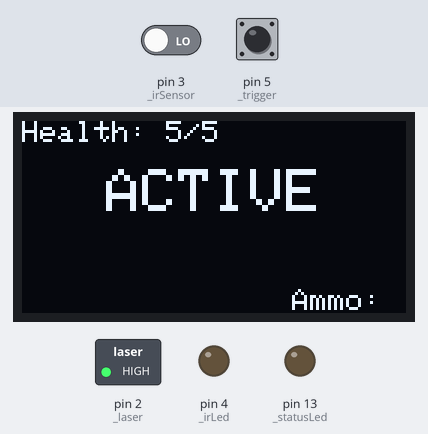
The sketch below on a simulated Arduino Uno, built with avr-gcc and run on an emulated ATmega328P. Parts: 128×64 one-colour display, switched loads named in the sketch (green lamp = pin HIGH), output pins drawn as LEDs (lit = HIGH). Dashed ring = blinking. Inputs (shaded band) come from the test bench; at power-on: pin 3 (_irSensor) LOW, pin 5 (_trigger) HIGH. What the sketch prints to the serial monitor is not drawn.

Above: at 1.2 s.
1.3 s: pin 3 (_irSensor) driven HIGH
At 1.73 s:
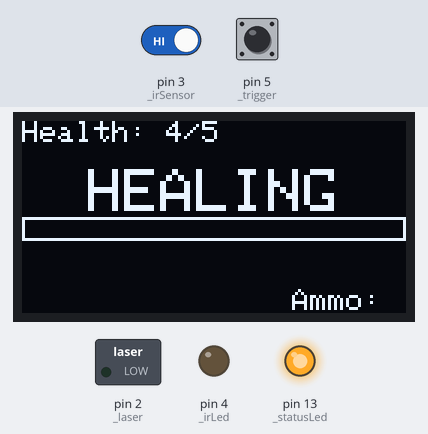
3.4 s: pin 3 (_irSensor) driven LOW
At 3.71 s:
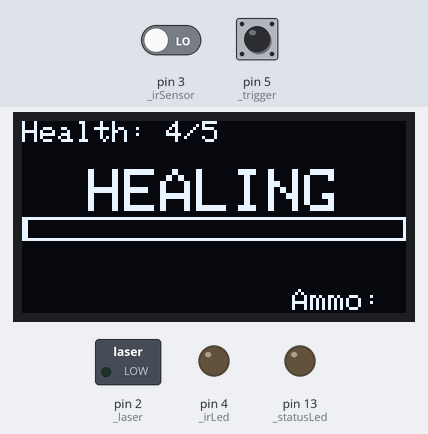
5.5 s: pin 5 (_trigger) pulled LOW for 0.15 s
At 7.03 s:
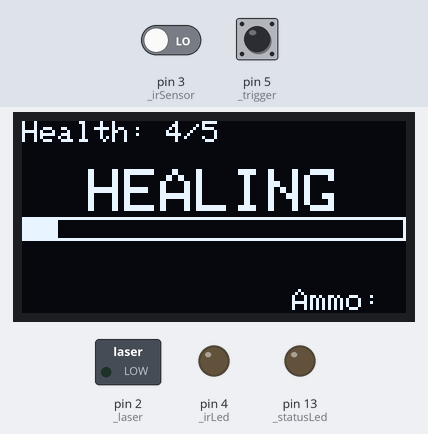
7.1 s: pin 5 (_trigger) pulled LOW for 1 s
At 7.41 s:
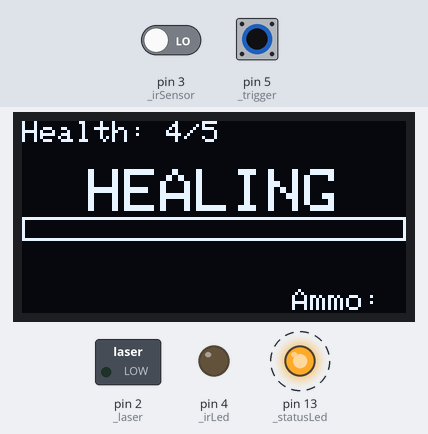
Timing chart, 0 to 24.5 s (numbered marks = the images above; inputs shaded):
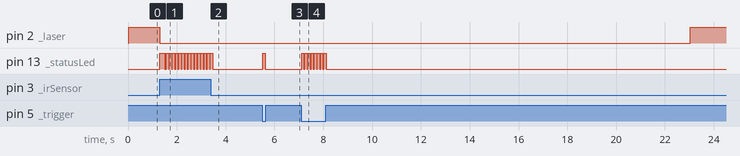

The sketch:

main.ino
```cpp
#include <Adafruit_GFX.h>
#include <Adafruit_SSD1306.h>
#include <Wire.h>


// --- Pin Definitions ---
const int _laser = 2;
const int _irSensor = 3;
const int _irLed = 4;
const int _trigger = 5;
const int _statusLed = 13;

// --- Display Configuration ---
#define SCREEN_WIDTH 128 // OLED display width, in pixels
#define SCREEN_HEIGHT 64 // OLED display height, in pixels
#define OLED_RESET    -1 // Reset pin # (or -1 if sharing Arduino reset pin)
Adafruit_SSD1306 display(SCREEN_WIDTH, SCREEN_HEIGHT, &Wire, OLED_RESET);

// --- Game Mode Selection ---
enum GameMode {
  SHOT,    // Infinite bullets, 1 life.
  RELOAD,  // 3 lives, 2 bullets per clip.
  HEALED   // 5 lives, 6 bullets, can heal over time.
};
const GameMode currentMode = HEALED;

// --- Game State Enum ---
enum PlayerState {
  ACTIVE,
  RELOADING,
  HEALING,
  DEAD
};
PlayerState currentState = ACTIVE;

// --- Game Settings (will be configured in setup) ---
int maxHealth;
int maxBullets;

// --- Game Variables ---
int health;
int bullets;

// --- Timers for non-blocking events ---
unsigned long eventStartTime;
unsigned long lastBlinkTime;
unsigned long immunityStartTime;

// --- Durations (in milliseconds) ---
const unsigned long RELOAD_DURATION = 3000;
const unsigned long DEATH_BLINK_INTERVAL = 150;
const unsigned long RELOAD_BLINK_INTERVAL = 400;
const unsigned long HEAL_BLINK_INTERVAL = 600;
const unsigned long HIT_IMMUNITY_DURATION = 500;
const unsigned long HEAL_DURATION = 15000;

void setup() {
  pinMode(_laser, OUTPUT);
  pinMode(_irSensor, INPUT);
  pinMode(_irLed, OUTPUT);
  pinMode(_trigger, INPUT_PULLUP);
  pinMode(_statusLed, OUTPUT);

  Serial.begin(9600);
  Serial.println("\n--- Laser Tag Initializing ---");

  if (!display.begin(SSD1306_SWITCHCAPVCC, 0x3C)) {
    Serial.println(F("SSD1306 allocation failed"));
    for(;;);
  }


  switch (currentMode) {
    case SHOT:
      maxHealth = 1;
      maxBullets = 999;
      break;
    case RELOAD:
      maxHealth = 3;
      maxBullets = 2;
      break;
    case HEALED:
      maxHealth = 5;
      maxBullets = 6;
      break;
  }

  // Initialize player stats
  health = maxHealth;
  bullets = maxBullets;

  digitalWrite(_laser, HIGH);

  // Show initial status on the display
  updateDisplay();
}

void loop() {
  switch (currentState) {
    case ACTIVE:
      handleActiveState();
      break;
    case RELOADING:
      handleReloadingState();
      break;
    case HEALING:
      handleHealingState();
      break;
    case DEAD:
      handleDeadState();
      break;
  }
}


// Centrl function to draw everything on the OLED screen
void updateDisplay() {
  display.clearDisplay();
  display.setTextColor(SSD1306_WHITE);

  display.setTextSize(1);
  display.setCursor(0, 0);
  display.print("Health: ");
  display.print(health);
  display.print("/");
  display.print(maxHealth);


  display.setCursor(90, 56);
  display.print("Ammo: ");
  if (currentMode == SHOT) {
    display.print("INF");
  } else {
    display.print(bullets);
    display.print("/");
    display.print(maxBullets);
  }
  String statusText = "";
  display.setTextSize(2);

  switch (currentState) {
    case ACTIVE:
      statusText = "ACTIVE";
      break;
    case RELOADING:
      statusText = "RELOAD";
      { // Use braces to create a local scope for variables
        unsigned long elapsedTime = millis() - eventStartTime;
        float progress = (float)elapsedTime / (float)RELOAD_DURATION;
        int barWidth = constrain(progress * SCREEN_WIDTH, 0, SCREEN_WIDTH);
        display.fillRect(0, 32, barWidth, 8, SSD1306_WHITE); // Progress bar
      }
      break;
    case HEALING:
      statusText = "HEALING";
      {
        unsigned long elapsedTime = millis() - eventStartTime;
        float progress = (float)elapsedTime / (float)HEAL_DURATION;
        int barWidth = constrain(progress * SCREEN_WIDTH, 0, SCREEN_WIDTH);
        display.drawRect(0, 32, SCREEN_WIDTH, 8, SSD1306_WHITE); // Outline
        display.fillRect(0, 32, barWidth, 8, SSD1306_WHITE);     // Filled bar
      }
      break;
    case DEAD:
      statusText = "- DEAD -";
      break;
  }

  // Center the status text
  int16_t x1, y1;
  uint16_t w, h;
  display.getTextBounds(statusText, 0, 0, &x1, &y1, &w, &h);
  display.setCursor((SCREEN_WIDTH - w) / 2, 16);
  display.print(statusText);

  display.display();
}


void handleActiveState() {
  if (digitalRead(_irSensor) == HIGH) {
    getHit();
    return;
  }

  // CORRECTED: A pressed button with INPUT_PULLUP reads LOW
  if (digitalRead(_trigger) == LOW && bullets > 0) {
    shoot();
    if (bullets == 0 && currentMode != SHOT) {
      currentState = RELOADING;
      eventStartTime = millis();
      lastBlinkTime = eventStartTime;
      digitalWrite(_laser, LOW);
      updateDisplay(); // Update display to show "RELOADING"
    }
  }
}

void handleReloadingState() {
  updateDisplay();

  if (millis() - lastBlinkTime > RELOAD_BLINK_INTERVAL) {
    digitalWrite(_statusLed, !digitalRead(_statusLed));
    lastBlinkTime = millis();
  }

  // Check if reloading is finished
  if (millis() - eventStartTime >= RELOAD_DURATION) {
    bullets = maxBullets;
    digitalWrite(_statusLed, LOW);
    currentState = ACTIVE;
    digitalWrite(_laser, HIGH);
    updateDisplay();
    return;
  }

  if (digitalRead(_irSensor) == HIGH) {
    getHit();
  }
}

void handleHealingState() {
  updateDisplay();

  if (millis() - eventStartTime >= HEAL_DURATION) {
    health++;
    if (health > maxHealth) health = maxHealth;

    digitalWrite(_statusLed, LOW);
    digitalWrite(_laser, HIGH);
    currentState = ACTIVE;
    updateDisplay();
    return;
  }

  if (digitalRead(_irSensor) == HIGH) {
    eventStartTime = millis();
    digitalWrite(_statusLed, HIGH); delay(100); digitalWrite(_statusLed, LOW);
  }

  // If player tries to shoot, reset timer
  if (digitalRead(_trigger) == LOW) {
    eventStartTime = millis();
    digitalWrite(_statusLed, HIGH); delay(100); digitalWrite(_statusLed, LOW);
  }
}

void handleDeadState() {
  // Fast blinking LED to show the player is out
  if (millis() - lastBlinkTime > DEATH_BLINK_INTERVAL) {
    digitalWrite(_statusLed, !digitalRead(_statusLed));
    lastBlinkTime = millis();
  }
}


void shoot() {
  if (currentMode != SHOT) {
    bullets--;
  }
  updateDisplay(); // Update ammo count on screen immediately

  digitalWrite(_irLed, HIGH);
  delay(30);
  digitalWrite(_irLed, LOW);
}

void getHit() {
  if (millis() - immunityStartTime < HIT_IMMUNITY_DURATION) return;

  health--;
  immunityStartTime = millis();

  digitalWrite(_laser, LOW);
  digitalWrite(_statusLed, HIGH);
  delay(200);
  digitalWrite(_statusLed, LOW);

  if (health > 0) {
    if (currentMode == HEALED) {
      currentState = HEALING;
      eventStartTime = millis();
      lastBlinkTime = eventStartTime;
    } else {
      if (currentState != RELOADING) {
        digitalWrite(_laser, HIGH);
      }
    }
  } else { // health <= 0
    currentState = DEAD;
    eventStartTime = millis();
    lastBlinkTime = eventStartTime;
    digitalWrite(_laser, LOW);
    digitalWrite(_irLed, LOW);
  }

  updateDisplay(); // Update health and state on screen after a hit
}
```

Measured:
- after the input at 1.3 s, pin 2 (_laser): HIGH → LOW at once; pin 13 (_statusLed): goes HIGH 0.20 s, 14 × (LOW 0.06 s, HIGH 0.10 s), LOW 0.03 s, then HIGH, starting at once; the display: changes after 0.26 s (image 1)
- after the input at 3.4 s, pin 13 (_statusLed): goes on until 3.5 s, then stays LOW; the display: changes after 0.25 s (image 2)
- after the input at 5.5 s, pin 13 (_statusLed): LOW → HIGH at once, → LOW 0.10 s later
- after the input at 7.1 s, pin 2 (_laser): LOW → HIGH after 15.9 s instead of 13.4 s; pin 13 (_statusLed): alternates HIGH for 0.10 s and LOW for 0.03 s, 16 changes in all, then stays LOW, starting at once
